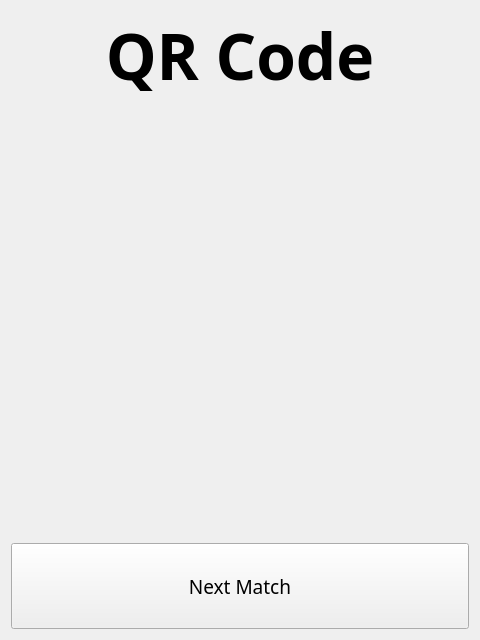
<?xml version="1.0" encoding="UTF-8"?>
<ui version="4.0">
 <class>QRCode</class>
 <widget class="QWidget" name="QRCode">
  <property name="geometry">
   <rect>
    <x>0</x>
    <y>0</y>
    <width>480</width>
    <height>640</height>
   </rect>
  </property>
  <property name="font">
   <font>
    <family>Noto Sans</family>
    <pointsize>14</pointsize>
   </font>
  </property>
  <property name="windowTitle">
   <string>Form</string>
  </property>
  <layout class="QVBoxLayout" name="verticalLayout">
   <item>
    <widget class="QLabel" name="label">
     <property name="font">
      <font>
       <family>Noto Sans</family>
       <pointsize>48</pointsize>
       <bold>true</bold>
      </font>
     </property>
     <property name="text">
      <string>QR Code</string>
     </property>
     <property name="alignment">
      <set>Qt::AlignHCenter|Qt::AlignTop</set>
     </property>
    </widget>
   </item>
   <item>
    <widget class="QLabel" name="qr">
     <property name="sizePolicy">
      <sizepolicy hsizetype="Preferred" vsizetype="Preferred">
       <horstretch>0</horstretch>
       <verstretch>5</verstretch>
      </sizepolicy>
     </property>
     <property name="text">
      <string/>
     </property>
     <property name="alignment">
      <set>Qt::AlignCenter</set>
     </property>
    </widget>
   </item>
   <item>
    <widget class="QPushButton" name="nextMatch">
     <property name="sizePolicy">
      <sizepolicy hsizetype="Minimum" vsizetype="Preferred">
       <horstretch>0</horstretch>
       <verstretch>1</verstretch>
      </sizepolicy>
     </property>
     <property name="text">
      <string>Next Match</string>
     </property>
    </widget>
   </item>
  </layout>
 </widget>
 <resources/>
 <connections/>
</ui>
